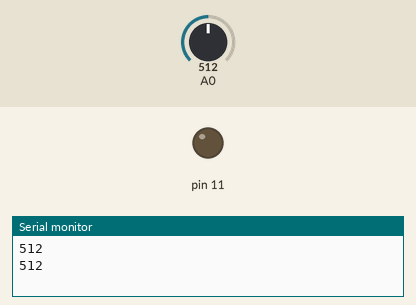
The sketch below on a simulated Arduino Uno, built with avr-gcc and run on an emulated ATmega328P. Shown: output pins drawn as LEDs (lit = HIGH), the last lines printed to the serial monitor. The test bench sets the inputs (shaded band); at power-on: A0 = 512.

Above: at 1.9 s.
2.0 s: A0 set to 110
3.5 s: A0 set to 91
At 5.3 s:
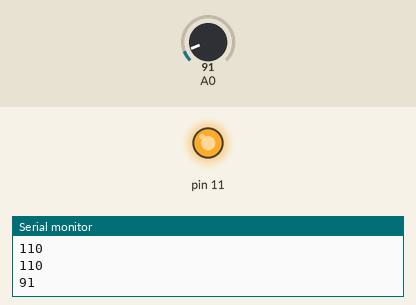
6.0 s: A0 set to 122
At 7.0 s:
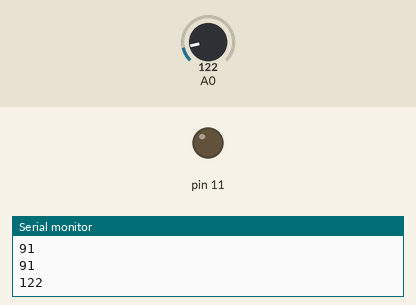
8.2 s: A0 set to 0
At 9.9 s:
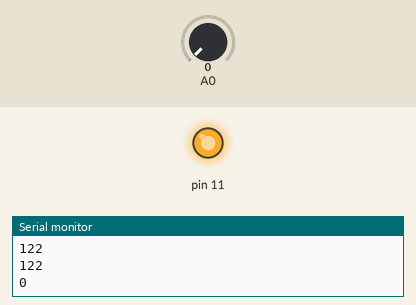
Timing chart, 0 to 11.4 s (numbered marks = the images above; inputs shaded):
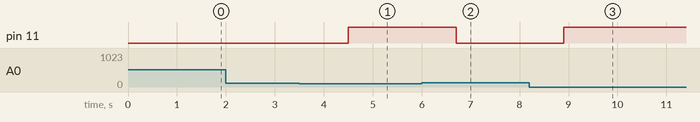

The sketch:

LDR.ino
```cpp
int light_sensitivity=100;
void setup()
{
  // put your setup code here, to run once:
  Serial.begin(9600);
 pinMode(A0,INPUT);
 pinMode(11,OUTPUT);

}

void loop()
{
  // put your main code here, to run repeatedly:
  int LDR_value=analogRead(A0);
  Serial.println(LDR_value);
  delay(100);
  if(LDR_value<light_sensitivity)
     digitalWrite(11,HIGH);
  else
     digitalWrite(11,LOW);
  delay(1000);

}
```

Measured:
- the behaviour switches between 100 and 99 on A0 (found by bisection; images 0 and 1)
- after the input at 3.5 s, pin 11: LOW → HIGH after 1.0 s
- after the input at 6.0 s, pin 11: HIGH → LOW after 0.70 s
- after the input at 8.2 s, pin 11: LOW → HIGH after 0.70 s
